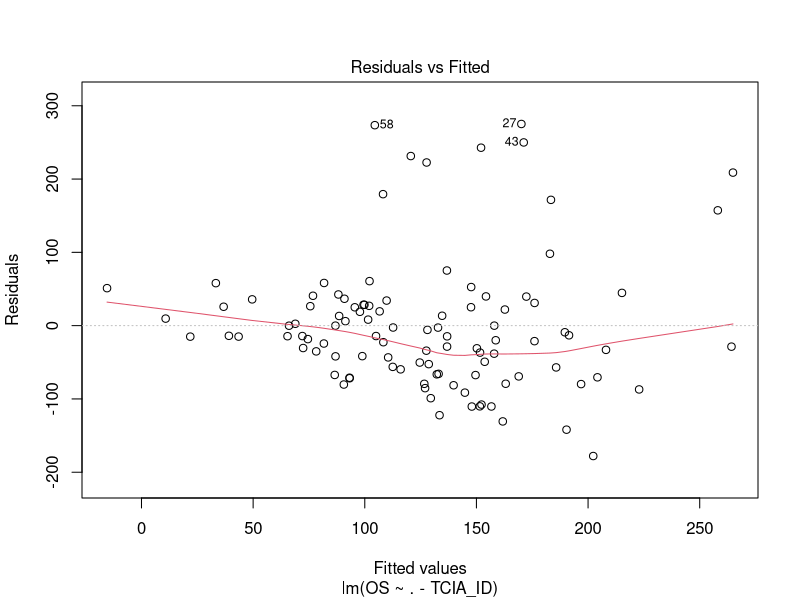
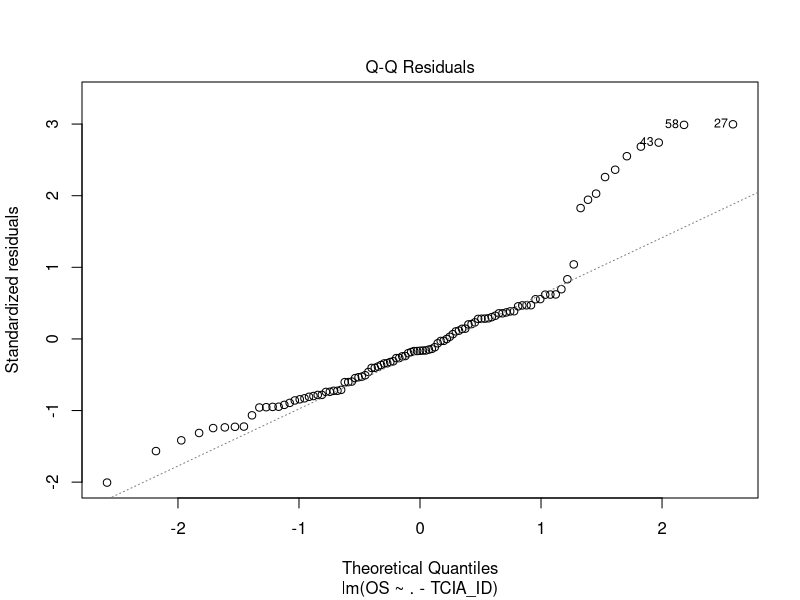
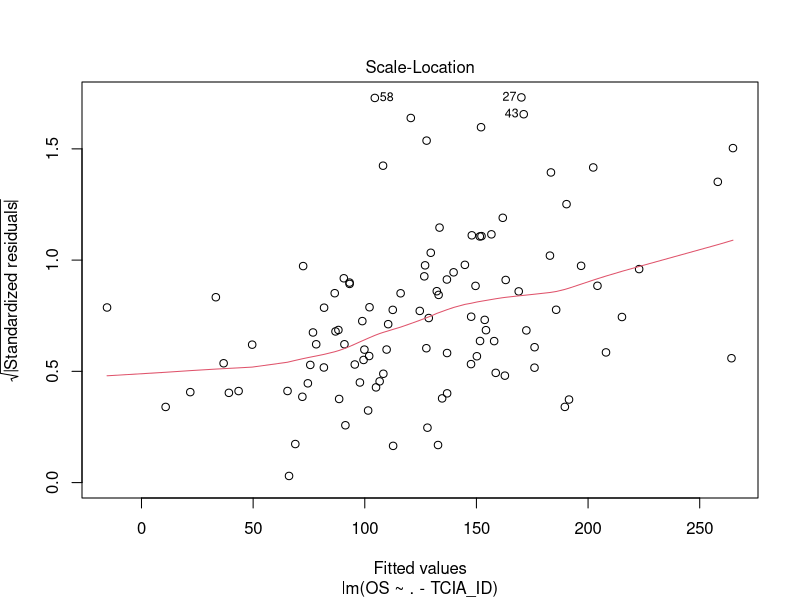
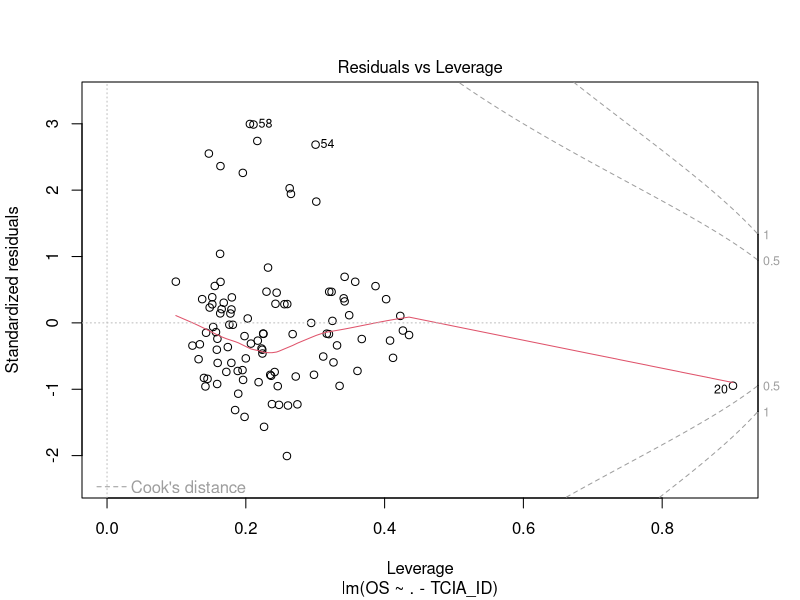

Generate these figures, in order, with R: (Note: this script raises an error after producing the figures.)
## ---- chunk 1
clinical <- read.csv("clinical_data_processed.csv")
str(clinical)
## ---- chunk 2
regressio_lineal = lm(OS ~. - TCIA_ID, data = clinical)
summary(regressio_lineal)

## ---- chunk 3
plot(regressio_lineal)
## ---- chunk 4
matriz_pred <- clinical %>% 
  select(-TCIA_ID, -OS) %>% 
  as.matrix()

resposta <- clinical$OS
## ---- chunk 5
set.seed(2024)
train = sample(1:nrow(clinical), 70)
grid <- 10^seq(10,-2, length=100)
modelo_lasso <- glmnet(matriz_pred[train, ], resposta[train], alpha = 1, lambda = grid)
## ---- chunk 6
cv.out <- cv.glmnet(matriz_pred[train, ], resposta[train], alpha = 1)
#plot(cv.out)
bestlam <- cv.out$lambda.min
lasso.pred <- predict(modelo_lasso, s=bestlam, newx= matriz_pred[-train, ])
mean((lasso.pred-resposta[-train])^2)
## ---- chunk 7
out <- glmnet(matriz_pred, resposta, alpha = 1, lambda = grid)
lasso.coef <- predict(modelo_lasso, type = "coefficients", s = bestlam)
lasso.coef
## ---- chunk 8
library(randomForest)
## ---- chunk 9
set.seed(2024)
train = sample(1:nrow(clinical), 70)
rf.clinical_data <- randomForest(OS ~. - TCIA_ID, data = clinical, subset = train, mtry = 10, 
                                 importance = TRUE)
yhat <- predict(rf.clinical_data, newdata = clinical[-train, ])
clinical.test <- clinical[-train,]$OS
mean((yhat - clinical.test)^2 )
## ---- chunk 10
importance(rf.clinical_data)
